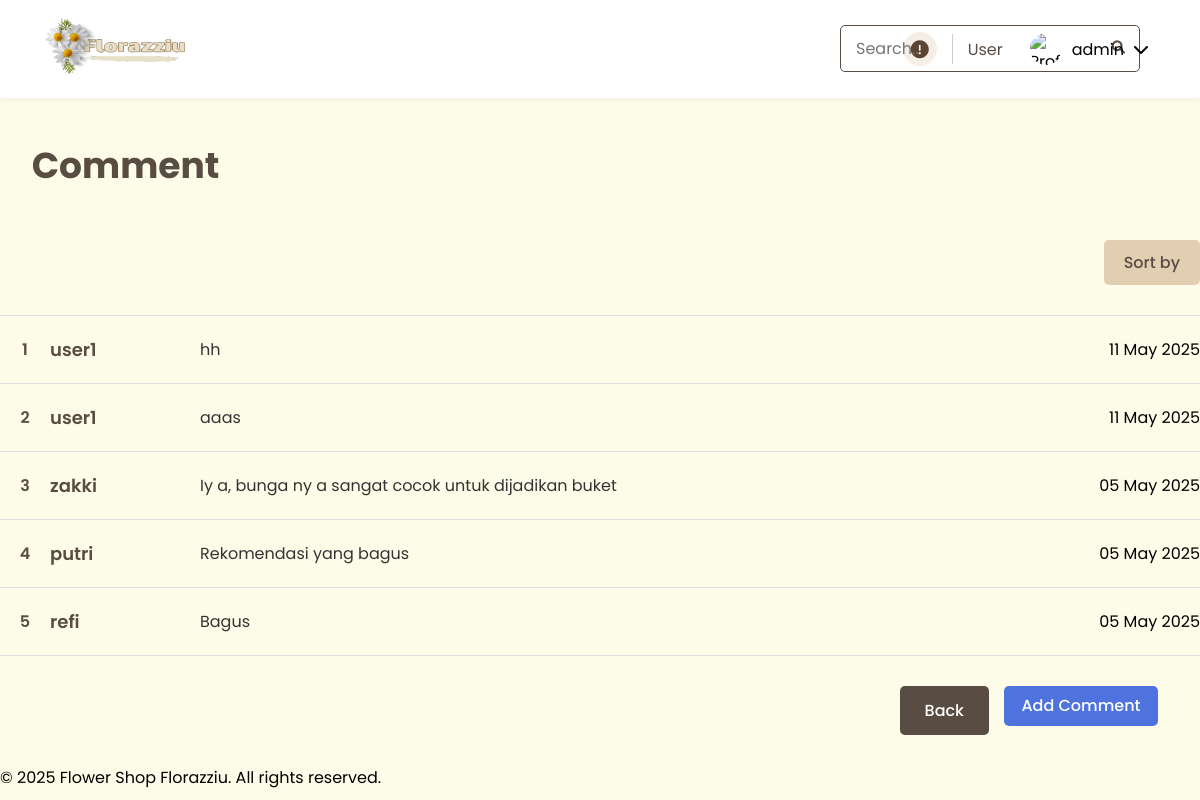
/flower_shop/products/comments.php?id=1 (signed in), run on an earlier commit of the app's database.
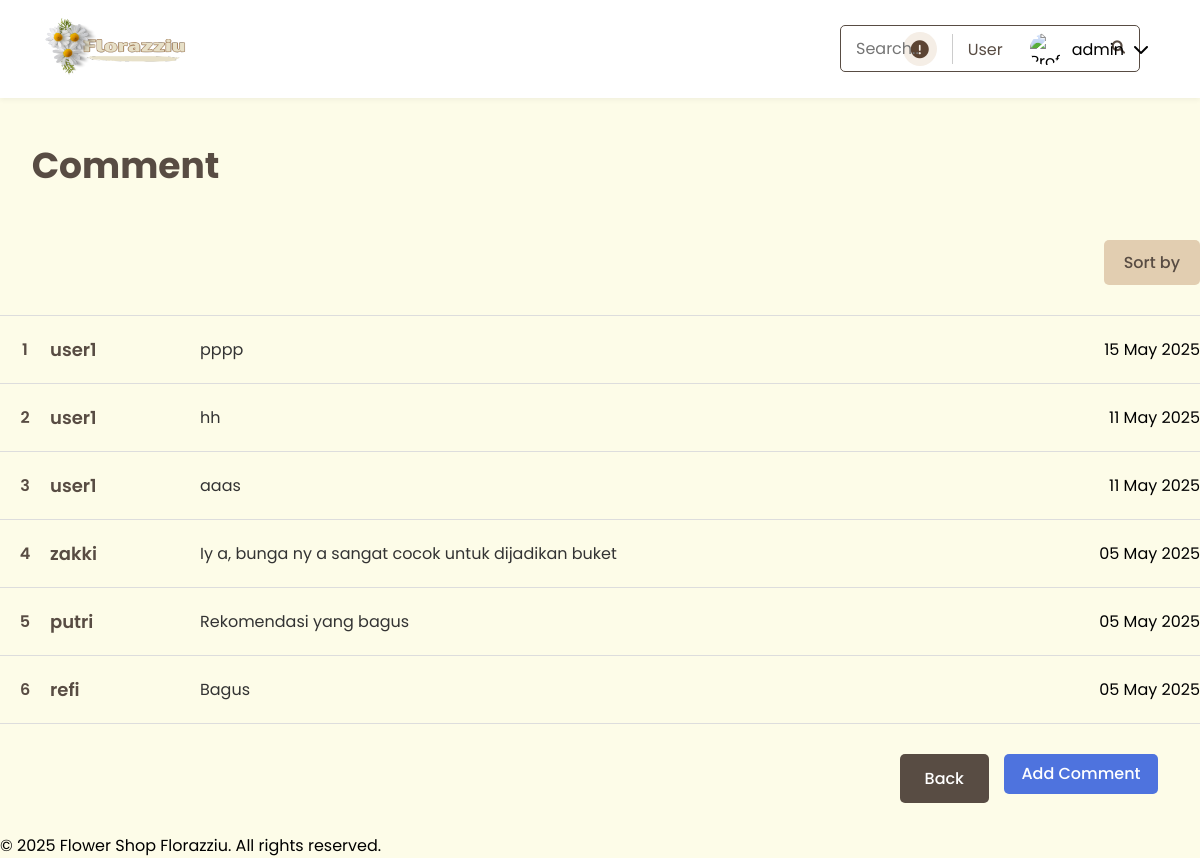
And on a later commit of the database.
### tables this page shows
CREATE TABLE `comments` (
  `id` int(11) NOT NULL,
  `product_id` int(11) NOT NULL,
  `user_id` int(11) NOT NULL,
  `comment` text NOT NULL,
  `rating` tinyint(1) DEFAULT NULL,
  `created_at` timestamp NOT NULL DEFAULT current_timestamp(),
  `updated_at` timestamp NOT NULL DEFAULT current_timestamp() ON UPDATE current_timestamp(),
  `username` varchar(255) NOT NULL
);

CREATE TABLE `users` (
  `id` int(11) NOT NULL,
  `username` varchar(50) NOT NULL,
  `password` varchar(255) NOT NULL,
  `email` varchar(100) NOT NULL,
  `full_name` varchar(100) DEFAULT NULL,
  `profile_picture` varchar(255) DEFAULT NULL,
  `created_at` timestamp NOT NULL DEFAULT current_timestamp(),
  `updated_at` timestamp NOT NULL DEFAULT current_timestamp() ON UPDATE current_timestamp(),
  `role` enum('user','admin') DEFAULT 'user',
  `is_verified` tinyint(1) DEFAULT 0
);

### flower_shop/products/comments.php (the view, shortened to what this page needs)
<?php
include '../includes/header.php';
require '../config/database.php';
$product_id = $_GET['id'] ?? 0;
$sort = $_GET['sort'] ?? 'newest';
$orderBy = match($sort) {
    'a-z' => 'users.username ASC',
    'z-a' => 'users.username DESC',
    'oldest' => 'comments.created_at ASC',
    default => 'comments.created_at DESC'
};
$stmt = $pdo->prepare("
    SELECT comments.*, users.username
    FROM comments
    JOIN users ON comments.user_id = users.id
    WHERE comments.product_id = ?
    ORDER BY $orderBy
");
$stmt->execute([$product_id]);
$comments = $stmt->fetchAll(PDO::FETCH_ASSOC);
?>
<main>
    <div class="container">
        <h1 class="comments-title">Comment</h1>
        <div class="comments-filter">
            <div class="filter-dropdown">
                <button class="filter-btn">Sort by</button>
            </div>
        </div>
        <div class="comments-table">
            <?php if (!empty($comments)): ?>
                <?php foreach ($comments as $index => $comment): ?>
                    <div class="comment-item">
                        <div class="comment-number"><?= $index + 1 ?></div>
                        <div class="comment-user"><?= htmlspecialchars($comment['username']) ?></div>
                        <div class="comment-text"><?= htmlspecialchars($comment['comment']) ?></div>
                        <div class="comment-date"><?= date('d M Y', strtotime($comment['created_at'])) ?></div>
                    </div>
                <?php endforeach; ?>
            <?php else: ?>
                <div class="no-comments">Belum ada komentar.</div>
            <?php endif; ?>
        </div>
        <div class="comments-actions">
            <a href="product-detail.php?id=<?= $product_id ?>" class="back-btn">Back</a>
            <a href="add-comment.php?id=<?= $product_id ?>" class="add-comment-btn">Add Comment</a>
        </div>
    </div>
</main>
<?php include '../includes/footer.php'; ?>

What changed in the data, as far as the page shows it:
added comments: user.username "user1", comment "pppp", created_at "15 May 2025"
